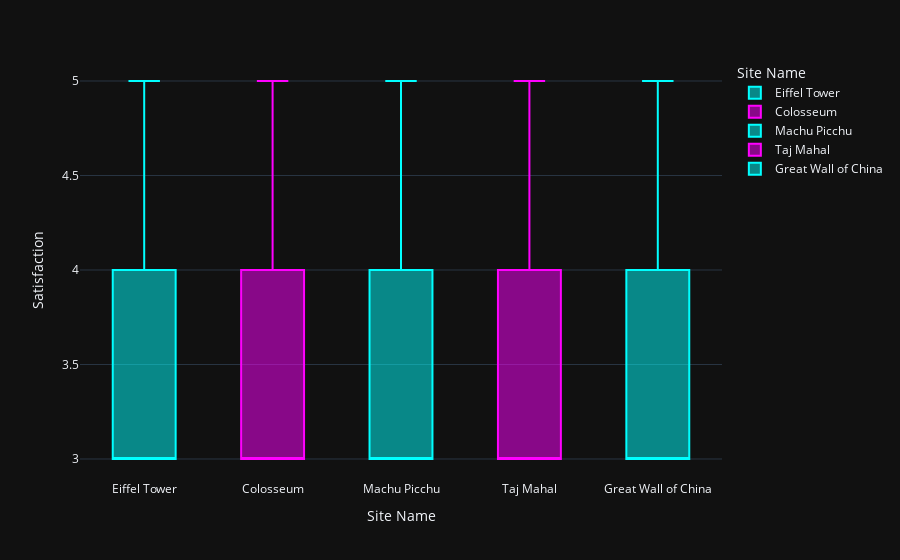

Notebook code for this chart:
### Code cell
px.box(df,x='Site Name',y='Satisfaction',color='Site Name',template='plotly_dark',color_discrete_sequence=['cyan','magenta'])

### Figure 1 — Plotly figure (JSON) as saved in the notebook; plotly's stock layout.template omitted (floating-point values rounded to 4 significant figures; data arrays with more than 128 entries replaced by an {"elided": "..."} marker saying what was removed)
{"data": [{"alignmentgroup": "True", "hovertemplate": "Site Name=%{x}<br>Satisfaction=%{y}<extra></extra>", "legendgroup": "Eiffel Tower", "marker": {"color": "cyan"}, "name": "Eiffel Tower", "notched": false, "offsetgroup": "Eiffel Tower", "orientation": "v", "showlegend": true, "type": "box", "x": {"elided": "1011 str values"}, "x0": " ", "xaxis": "x", "y": {"elided": "1011 int values"}, "y0": " ", "yaxis": "y"}, {"alignmentgroup": "True", "hovertemplate": "Site Name=%{x}<br>Satisfaction=%{y}<extra></extra>", "legendgroup": "Colosseum", "marker": {"color": "magenta"}, "name": "Colosseum", "notched": false, "offsetgroup": "Colosseum", "orientation": "v", "showlegend": true, "type": "box", "x": {"elided": "988 str values"}, "x0": " ", "xaxis": "x", "y": {"elided": "988 int values"}, "y0": " ", "yaxis": "y"}, {"alignmentgroup": "True", "hovertemplate": "Site Name=%{x}<br>Satisfaction=%{y}<extra></extra>", "legendgroup": "Machu Picchu", "marker": {"color": "cyan"}, "name": "Machu Picchu", "notched": false, "offsetgroup": "Machu Picchu", "orientation": "v", "showlegend": true, "type": "box", "x": {"elided": "985 str values"}, "x0": " ", "xaxis": "x", "y": {"elided": "985 int values"}, "y0": " ", "yaxis": "y"}, {"alignmentgroup": "True", "hovertemplate": "Site Name=%{x}<br>Satisfaction=%{y}<extra></extra>", "legendgroup": "Taj Mahal", "marker": {"color": "magenta"}, "name": "Taj Mahal", "notched": false, "offsetgroup": "Taj Mahal", "orientation": "v", "showlegend": true, "type": "box", "x": {"elided": "1003 str values"}, "x0": " ", "xaxis": "x", "y": {"elided": "1003 int values"}, "y0": " ", "yaxis": "y"}, {"alignmentgroup": "True", "hovertemplate": "Site Name=%{x}<br>Satisfaction=%{y}<extra></extra>", "legendgroup": "Great Wall of China", "marker": {"color": "cyan"}, "name": "Great Wall of China", "notched": false, "offsetgroup": "Great Wall of China", "orientation": "v", "showlegend": true, "type": "box", "x": {"elided": "1013 str values"}, "x0": " ", "xaxis": "x", "y": {"elided": "1013 int values"}, "y0": " ", "yaxis": "y"}], "layout": {"boxmode": "overlay", "legend": {"title": {"text": "Site Name"}, "tracegroupgap": 0}, "margin": {"t": 60}, "xaxis": {"anchor": "y", "categoryarray": ["Eiffel Tower", "Colosseum", "Machu Picchu", "Taj Mahal", "Great Wall of China"], "categoryorder": "array", "domain": [0, 1], "title": {"text": "Site Name"}}, "yaxis": {"anchor": "x", "domain": [0, 1], "title": {"text": "Satisfaction"}}}}
